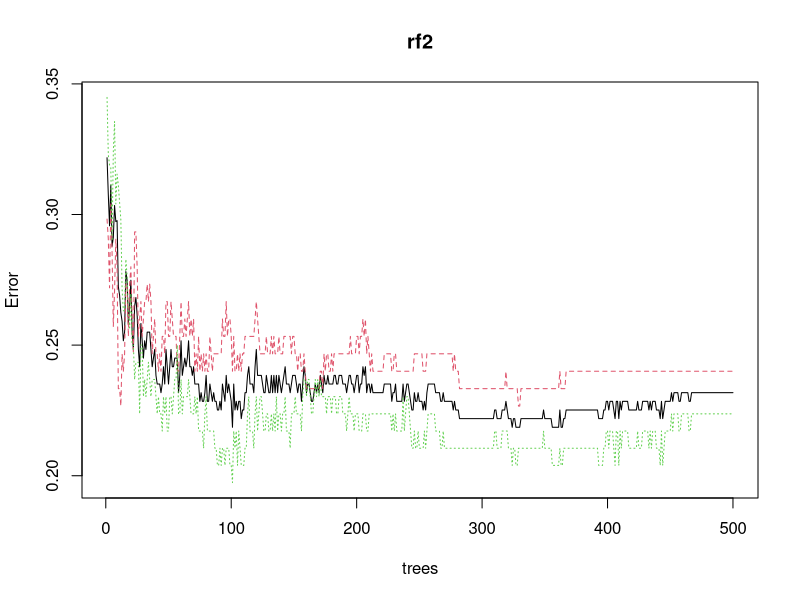
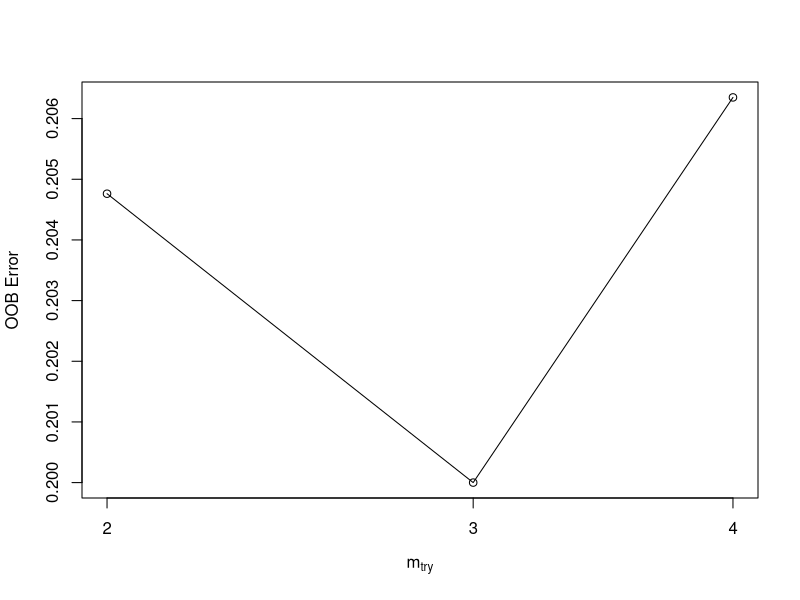
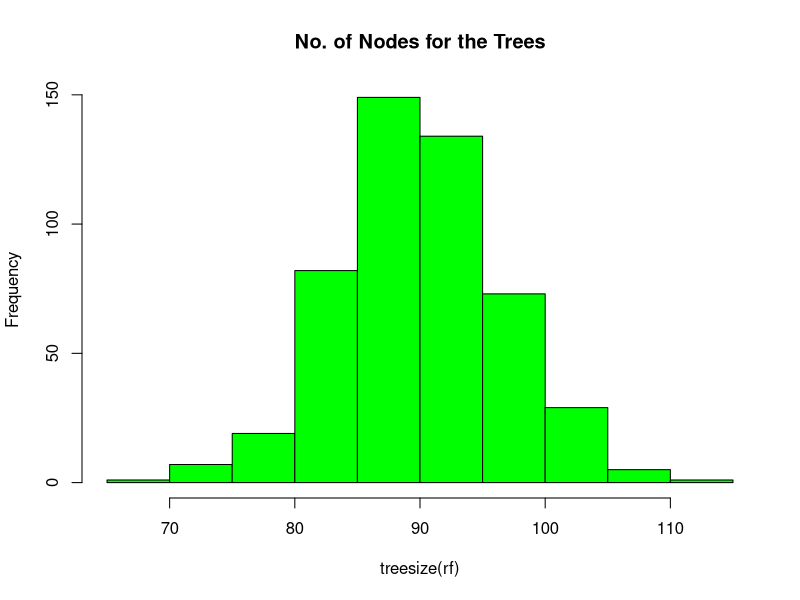

Here is the R script that generated these plots, in order: (Note: a time limit stopped this script after it produced the figures.)
# Random Forest of Coastal and Oceanic Ecotypes based on Luscinia measurements
# MRC
#---------------------------------------------------------------------------
library(randomForest)
library(datasets)
library(caret)
library(dplyr)
library(lattice)
library(e1071)
setwd("/Volumes/Seagate Backup Plus Drive/Stenella Proj/Analysis")

# load dataframes
CoastalSub<- read.csv('CoastalSubsample.csv')
CoastalSub$Population<- NULL
CoastalSub$X<- NULL
#Combine Coastal and Oceanic df
Ocean<- read.csv('Oceanic_Measurements_44.csv')
SpeciesSubDat44<- rbind(CoastalSub, Ocean)
SpeciesSubDat44$Recording<- NULL

data<- SpeciesSubDat44
data$Ecotype <- as.factor(data$Ecotype) # make ecotype a factor variable
table(data$Ecotype)
# Data Partition, set random seed 
set.seed(1234)
ind <- sample(2, nrow(data), replace = TRUE, prob = c(0.67, 0.33))
train <- data[ind==1,] # 635 whistles
test <- data[ind==2,] # 299 whistles

# Default RF
set.seed(1234)
rf <- randomForest(Ecotype ~., data=train, proximity=TRUE) 
print(rf)

# Prediction and confusion matrix for train data
p1 <- predict(rf, train)
confusionMatrix(p1, train$Ecotype)
#Train data accuracy is 100% that indicates all the values classified correctly
# RF on test data, default values
set.seed(1234)
rf2<- randomForest(Ecotype~., data=test, proximity=TRUE)
rf2
# Prediction and Confusion matrix for Test data 
p2 <- predict(rf, test)
confusionMatrix(p2, test$Ecotype) # test data accuracy is 78.48%

plot(rf2) # oob error rate of rf around 22.19% for 500 trees, mtry of 2

# Tune mtry
set.seed(1234)
mtry<- tuneRF(train[,-1], train[,1],
           stepFactor = 1.5,
           ntreeTry= 500,
           trace= TRUE,
           improve=0.01) # mtry=3 is best
best.m<- mtry[mtry[,2]==min(mtry[,2]),1]
print(mtry)
print(best.m)

set.seed(1234)
rf_mtry <- randomForest(Ecotype ~., data=train, mtry=3, proximity=TRUE) 
print(rf_mtry) # OOB error= 18.54%
predict(rf_mtry, train)
confusionMatrix(p1, train$Ecotype)


# tune maxnodes
trControl <- trainControl(method = "cv",
                          number = 10,
                          search = "grid")
tunegrid<- expand.grid(.mtry=3)
# tune max nodes by creating a loop
store_maxnode <- list() # results of code stored in this list
for (maxnodes in c(5: 25)) { #compute the model with values of maxnodes 15-25
  set.seed(1234)
  rf_maxnode <- train(Ecotype ~.,
                      data = train,
                      method = "rf",
                      metric = "Accuracy",
                      tuneGrid = tunegrid,
                      trControl = trControl,
                      importance = TRUE,
                      nodesize = 14,
                      maxnodes = maxnodes, # for each iteration
                      ntree = 500)
  current_iteration <- toString(maxnodes) # store the value of maxnode as a string variable
  store_maxnode[[current_iteration]] <- rf_maxnode # save the result of the model in the list
}
results_mtry <- resamples(store_maxnode)# arrange the results of the model
summary(results_mtry) # print summary of all combinations , try with higher values to see if you can get higher numbers if necessary
# max nodes = 14

# # nodes in the tree, ntree

hist(treesize(rf),
     main = 'No. of Nodes for the Trees',
     col = 'green')

trControl <- trainControl(method = "cv",
                          number = 10,
                          search = "grid")
tunegrid= expand.grid(.mtry=2)
store_maxtrees <- list()
set.seed(1234)
for (ntree in c(250, 350, 400, 500, 800, 1000, 5000, 10000, 15000)) {
  set.seed(1234)
  rf_maxtrees <- train(Ecotype ~.,
                       data = train,
                       method = "rf",
                       metric = "Accuracy",
                       tuneGrid = tunegrid,
                       trControl = trControl,
                       importance = TRUE,
                       nodesize = 14,
                       maxnodes = 14,
                       ntree = ntree)
  key <- toString(ntree)
  store_maxtrees[[key]] <- rf_maxtrees
}
results_tree <- resamples(store_maxtrees)
summary(results_tree) 

# Run final RF
set.seed(1234)
final_rf<- randomForest(Ecotype~., data=train, ntree=800, mtry=3, proximity=TRUE)
print(final_rf)

pTrain <- predict(final_rf, train)
confusionMatrix(pTrain, train$Ecotype)


# Prediction and Confusion matrix for Test data 
pTest <- predict(final_rf, test)
confusionMatrix(pTest, test$Ecotype) # test data accuracy is 79.47%

plot(final_rf) # error rate of rf around 20.25% for 800 trees, mtry of 2

varImpPlot(final_rf,
           sort = T, # sort in decreasing order
           n.var = 7, # how many variables
           main = "Variable Importance")
importance(final_rf)

# Partial Dependence Plots
partialPlot(rf, as.data.frame(train), Minimum.Frequency..kHz., "Coastal")
partialPlot(rf, as.data.frame(train), Minimum.Frequency..kHz., "Oceanic")

partialPlot(rf, as.data.frame(train), Peak.Frequency..kHz., "Oceanic")
partialPlot(rf, as.data.frame(train), Peak.Frequency..kHz., "Coastal")

partialPlot(rf, as.data.frame(train), Duration..s., "Coastal")
partialPlot(rf, as.data.frame(train), Duration..s., "Oceanic")
